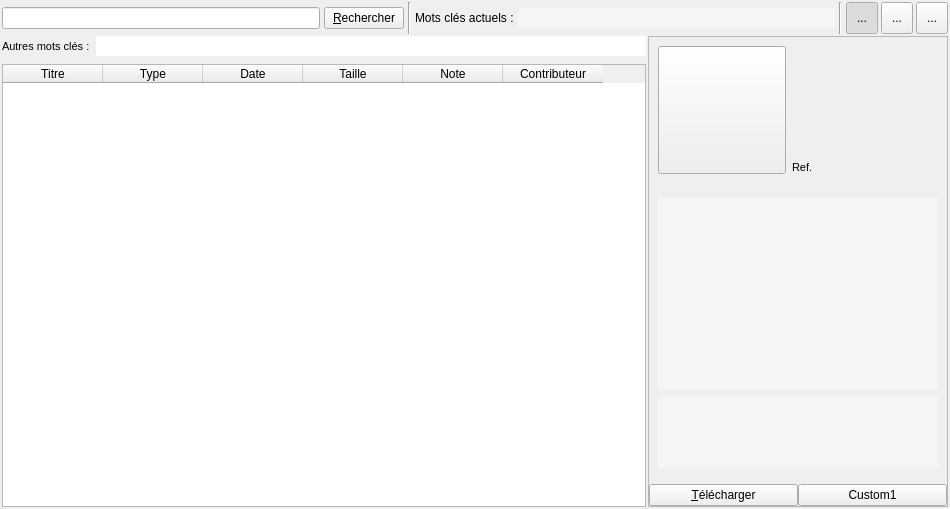
<?xml version="1.0" encoding="UTF-8"?>
<ui version="4.0">
 <class>AbulEduMediathequeGetV1</class>
 <widget class="QWidget" name="AbulEduMediathequeGetV1">
  <property name="geometry">
   <rect>
    <x>0</x>
    <y>0</y>
    <width>950</width>
    <height>509</height>
   </rect>
  </property>
  <property name="windowTitle">
   <string>Form</string>
  </property>
  <layout class="QGridLayout" name="gridLayout_9">
   <property name="leftMargin">
    <number>2</number>
   </property>
   <property name="topMargin">
    <number>2</number>
   </property>
   <property name="rightMargin">
    <number>2</number>
   </property>
   <property name="bottomMargin">
    <number>2</number>
   </property>
   <property name="spacing">
    <number>2</number>
   </property>
   <item row="0" column="0" colspan="2">
    <widget class="QFrame" name="frmSearch">
     <property name="sizePolicy">
      <sizepolicy hsizetype="Preferred" vsizetype="Minimum">
       <horstretch>0</horstretch>
       <verstretch>0</verstretch>
      </sizepolicy>
     </property>
     <property name="maximumSize">
      <size>
       <width>16777215</width>
       <height>50</height>
      </size>
     </property>
     <layout class="QHBoxLayout" name="horizontalLayout">
      <property name="spacing">
       <number>4</number>
      </property>
      <property name="leftMargin">
       <number>0</number>
      </property>
      <property name="topMargin">
       <number>0</number>
      </property>
      <property name="rightMargin">
       <number>0</number>
      </property>
      <property name="bottomMargin">
       <number>0</number>
      </property>
      <item>
       <widget class="QLineEdit" name="leRecherche">
        <property name="text">
         <string/>
        </property>
       </widget>
      </item>
      <item>
       <widget class="QPushButton" name="btnRecherche">
        <property name="sizePolicy">
         <sizepolicy hsizetype="Fixed" vsizetype="Fixed">
          <horstretch>0</horstretch>
          <verstretch>0</verstretch>
         </sizepolicy>
        </property>
        <property name="text">
         <string>&amp;Rechercher</string>
        </property>
       </widget>
      </item>
      <item>
       <widget class="Line" name="line">
        <property name="orientation">
         <enum>Qt::Vertical</enum>
        </property>
       </widget>
      </item>
      <item>
       <widget class="QLabel" name="lblMosClesDeVotreRecherche">
        <property name="sizePolicy">
         <sizepolicy hsizetype="Fixed" vsizetype="Preferred">
          <horstretch>0</horstretch>
          <verstretch>0</verstretch>
         </sizepolicy>
        </property>
        <property name="maximumSize">
         <size>
          <width>16777215</width>
          <height>20</height>
         </size>
        </property>
        <property name="text">
         <string>Mots clés actuels :</string>
        </property>
       </widget>
      </item>
      <item>
       <widget class="QListWidget" name="lwRechercheMotsCles">
        <property name="sizePolicy">
         <sizepolicy hsizetype="Expanding" vsizetype="Expanding">
          <horstretch>0</horstretch>
          <verstretch>0</verstretch>
         </sizepolicy>
        </property>
        <property name="maximumSize">
         <size>
          <width>16777215</width>
          <height>20</height>
         </size>
        </property>
        <property name="cursor" stdset="0">
         <cursorShape>PointingHandCursor</cursorShape>
        </property>
        <property name="styleSheet">
         <string notr="true">background: #f5f5f5;</string>
        </property>
        <property name="frameShape">
         <enum>QFrame::NoFrame</enum>
        </property>
        <property name="frameShadow">
         <enum>QFrame::Plain</enum>
        </property>
        <property name="lineWidth">
         <number>0</number>
        </property>
        <property name="verticalScrollBarPolicy">
         <enum>Qt::ScrollBarAlwaysOff</enum>
        </property>
        <property name="horizontalScrollBarPolicy">
         <enum>Qt::ScrollBarAlwaysOff</enum>
        </property>
        <property name="editTriggers">
         <set>QAbstractItemView::NoEditTriggers</set>
        </property>
        <property name="showDropIndicator" stdset="0">
         <bool>false</bool>
        </property>
        <property name="alternatingRowColors">
         <bool>true</bool>
        </property>
        <property name="flow">
         <enum>QListView::LeftToRight</enum>
        </property>
       </widget>
      </item>
      <item>
       <widget class="Line" name="line_2">
        <property name="orientation">
         <enum>Qt::Vertical</enum>
        </property>
       </widget>
      </item>
      <item>
       <layout class="QHBoxLayout" name="hlBtnView">
        <property name="spacing">
         <number>3</number>
        </property>
        <item>
         <widget class="QToolButton" name="tbVueListe">
          <property name="minimumSize">
           <size>
            <width>32</width>
            <height>32</height>
           </size>
          </property>
          <property name="text">
           <string>...</string>
          </property>
          <property name="icon">
           <iconset resource="abuledumediathequegetv1.qrc">
            <normaloff>:/abuledumediathequegetv1/vue-liste</normaloff>:/abuledumediathequegetv1/vue-liste</iconset>
          </property>
          <property name="checkable">
           <bool>true</bool>
          </property>
          <property name="checked">
           <bool>true</bool>
          </property>
         </widget>
        </item>
        <item>
         <widget class="QToolButton" name="tbVueIcones">
          <property name="minimumSize">
           <size>
            <width>32</width>
            <height>32</height>
           </size>
          </property>
          <property name="text">
           <string>...</string>
          </property>
          <property name="icon">
           <iconset resource="abuledumediathequegetv1.qrc">
            <normaloff>:/abuledumediathequegetv1/vue-icones</normaloff>:/abuledumediathequegetv1/vue-icones</iconset>
          </property>
          <property name="checkable">
           <bool>true</bool>
          </property>
         </widget>
        </item>
        <item>
         <widget class="QToolButton" name="tbClose">
          <property name="minimumSize">
           <size>
            <width>32</width>
            <height>32</height>
           </size>
          </property>
          <property name="text">
           <string>...</string>
          </property>
          <property name="icon">
           <iconset resource="abuledumediathequegetv1.qrc">
            <normaloff>:/abuledumediathequegetv1/supprimer</normaloff>:/abuledumediathequegetv1/supprimer</iconset>
          </property>
          <property name="iconSize">
           <size>
            <width>16</width>
            <height>16</height>
           </size>
          </property>
         </widget>
        </item>
       </layout>
      </item>
     </layout>
    </widget>
   </item>
   <item row="1" column="0">
    <widget class="QWidget" name="AbulEduMediathequeGetV1widgetGauche" native="true">
     <property name="sizePolicy">
      <sizepolicy hsizetype="Expanding" vsizetype="Expanding">
       <horstretch>0</horstretch>
       <verstretch>0</verstretch>
      </sizepolicy>
     </property>
     <layout class="QGridLayout" name="gridLayout_10">
      <property name="leftMargin">
       <number>0</number>
      </property>
      <property name="topMargin">
       <number>0</number>
      </property>
      <property name="rightMargin">
       <number>0</number>
      </property>
      <property name="bottomMargin">
       <number>0</number>
      </property>
      <item row="0" column="0">
       <widget class="QFrame" name="frmRecherche">
        <property name="sizePolicy">
         <sizepolicy hsizetype="Expanding" vsizetype="Fixed">
          <horstretch>0</horstretch>
          <verstretch>0</verstretch>
         </sizepolicy>
        </property>
        <property name="frameShape">
         <enum>QFrame::NoFrame</enum>
        </property>
        <property name="frameShadow">
         <enum>QFrame::Sunken</enum>
        </property>
        <layout class="QGridLayout" name="gridLayout_8">
         <property name="leftMargin">
          <number>0</number>
         </property>
         <property name="topMargin">
          <number>0</number>
         </property>
         <property name="rightMargin">
          <number>0</number>
         </property>
         <property name="bottomMargin">
          <number>0</number>
         </property>
         <item row="1" column="0">
          <widget class="QFrame" name="frmKeyWords">
           <layout class="QGridLayout" name="gridLayout_4">
            <property name="leftMargin">
             <number>0</number>
            </property>
            <property name="topMargin">
             <number>0</number>
            </property>
            <property name="rightMargin">
             <number>0</number>
            </property>
            <property name="bottomMargin">
             <number>2</number>
            </property>
            <item row="1" column="0">
             <widget class="QLabel" name="lblHierarchie">
              <property name="sizePolicy">
               <sizepolicy hsizetype="Fixed" vsizetype="Preferred">
                <horstretch>0</horstretch>
                <verstretch>0</verstretch>
               </sizepolicy>
              </property>
              <property name="maximumSize">
               <size>
                <width>16777215</width>
                <height>20</height>
               </size>
              </property>
              <property name="font">
               <font>
                <pointsize>8</pointsize>
               </font>
              </property>
              <property name="text">
               <string>Autres mots clés :</string>
              </property>
             </widget>
            </item>
            <item row="1" column="1">
             <widget class="QListWidget" name="lwRechercheHierarchie">
              <property name="sizePolicy">
               <sizepolicy hsizetype="Expanding" vsizetype="Expanding">
                <horstretch>0</horstretch>
                <verstretch>0</verstretch>
               </sizepolicy>
              </property>
              <property name="maximumSize">
               <size>
                <width>16777215</width>
                <height>20</height>
               </size>
              </property>
              <property name="font">
               <font>
                <pointsize>8</pointsize>
               </font>
              </property>
              <property name="styleSheet">
               <string notr="true"/>
              </property>
              <property name="frameShape">
               <enum>QFrame::NoFrame</enum>
              </property>
              <property name="frameShadow">
               <enum>QFrame::Plain</enum>
              </property>
              <property name="lineWidth">
               <number>0</number>
              </property>
              <property name="verticalScrollBarPolicy">
               <enum>Qt::ScrollBarAlwaysOff</enum>
              </property>
              <property name="horizontalScrollBarPolicy">
               <enum>Qt::ScrollBarAlwaysOff</enum>
              </property>
              <property name="editTriggers">
               <set>QAbstractItemView::NoEditTriggers</set>
              </property>
              <property name="showDropIndicator" stdset="0">
               <bool>false</bool>
              </property>
              <property name="alternatingRowColors">
               <bool>true</bool>
              </property>
              <property name="flow">
               <enum>QListView::LeftToRight</enum>
              </property>
              <property name="sortingEnabled">
               <bool>true</bool>
              </property>
             </widget>
            </item>
           </layout>
          </widget>
         </item>
        </layout>
       </widget>
      </item>
      <item row="1" column="0">
       <widget class="QStackedWidget" name="stackedWidget">
        <property name="sizePolicy">
         <sizepolicy hsizetype="Expanding" vsizetype="Expanding">
          <horstretch>0</horstretch>
          <verstretch>0</verstretch>
         </sizepolicy>
        </property>
        <property name="currentIndex">
         <number>1</number>
        </property>
        <widget class="QWidget" name="PageRecherche">
         <property name="sizePolicy">
          <sizepolicy hsizetype="Expanding" vsizetype="Expanding">
           <horstretch>0</horstretch>
           <verstretch>0</verstretch>
          </sizepolicy>
         </property>
         <layout class="QGridLayout" name="gridLayout_11">
          <item row="0" column="0">
           <widget class="QFrame" name="frmMerciNouvelleRecherche">
            <property name="sizePolicy">
             <sizepolicy hsizetype="Expanding" vsizetype="Expanding">
              <horstretch>0</horstretch>
              <verstretch>0</verstretch>
             </sizepolicy>
            </property>
            <property name="styleSheet">
             <string notr="true">#frmMerciNouvelleRecherche {
	background: #dee;
	border: 1px solid grey;
	border-radius: 15px;
	padding: 2px;
}
</string>
            </property>
            <property name="frameShape">
             <enum>QFrame::StyledPanel</enum>
            </property>
            <property name="frameShadow">
             <enum>QFrame::Raised</enum>
            </property>
            <layout class="QGridLayout" name="gridLayout_7">
             <item row="0" column="0">
              <widget class="QLabel" name="lblMerciNouvelleRecherche">
               <property name="text">
                <string>Merci pour votre participation, vous pouvez maintenant faire une nouvelle recherche.</string>
               </property>
               <property name="scaledContents">
                <bool>true</bool>
               </property>
               <property name="alignment">
                <set>Qt::AlignCenter</set>
               </property>
               <property name="wordWrap">
                <bool>true</bool>
               </property>
              </widget>
             </item>
            </layout>
           </widget>
          </item>
          <item row="1" column="0">
           <widget class="QLabel" name="lblFaitesUneRecherche">
            <property name="text">
             <string>Entrez le mot que vous recherchez et appuyez sur entrée ou cliquez sur le bouton Rechercher.</string>
            </property>
            <property name="scaledContents">
             <bool>true</bool>
            </property>
            <property name="wordWrap">
             <bool>true</bool>
            </property>
           </widget>
          </item>
         </layout>
        </widget>
        <widget class="QWidget" name="pageResultats">
         <property name="sizePolicy">
          <sizepolicy hsizetype="Expanding" vsizetype="Expanding">
           <horstretch>0</horstretch>
           <verstretch>0</verstretch>
          </sizepolicy>
         </property>
         <layout class="QGridLayout" name="gridLayout_5">
          <property name="leftMargin">
           <number>0</number>
          </property>
          <property name="topMargin">
           <number>0</number>
          </property>
          <property name="rightMargin">
           <number>0</number>
          </property>
          <property name="bottomMargin">
           <number>0</number>
          </property>
          <item row="0" column="0">
           <widget class="QTableWidget" name="twMediathequeGetComplet">
            <property name="contextMenuPolicy">
             <enum>Qt::CustomContextMenu</enum>
            </property>
            <property name="horizontalScrollBarPolicy">
             <enum>Qt::ScrollBarAlwaysOff</enum>
            </property>
            <property name="editTriggers">
             <set>QAbstractItemView::NoEditTriggers</set>
            </property>
            <property name="alternatingRowColors">
             <bool>true</bool>
            </property>
            <property name="selectionMode">
             <enum>QAbstractItemView::SingleSelection</enum>
            </property>
            <property name="selectionBehavior">
             <enum>QAbstractItemView::SelectRows</enum>
            </property>
            <property name="showGrid">
             <bool>false</bool>
            </property>
            <property name="gridStyle">
             <enum>Qt::NoPen</enum>
            </property>
            <property name="sortingEnabled">
             <bool>true</bool>
            </property>
            <property name="wordWrap">
             <bool>false</bool>
            </property>
            <property name="rowCount">
             <number>0</number>
            </property>
            <property name="columnCount">
             <number>6</number>
            </property>
            <attribute name="horizontalHeaderCascadingSectionResizes">
             <bool>true</bool>
            </attribute>
            <attribute name="verticalHeaderCascadingSectionResizes">
             <bool>true</bool>
            </attribute>
            <column>
             <property name="text">
              <string>Titre</string>
             </property>
            </column>
            <column>
             <property name="text">
              <string>Type</string>
             </property>
            </column>
            <column>
             <property name="text">
              <string>Date</string>
             </property>
            </column>
            <column>
             <property name="text">
              <string>Taille</string>
             </property>
            </column>
            <column>
             <property name="text">
              <string>Note</string>
             </property>
            </column>
            <column>
             <property name="text">
              <string>Contributeur</string>
             </property>
            </column>
           </widget>
          </item>
         </layout>
        </widget>
        <widget class="QWidget" name="pageResultatsIcones">
         <layout class="QGridLayout" name="gridLayout">
          <property name="leftMargin">
           <number>0</number>
          </property>
          <property name="topMargin">
           <number>0</number>
          </property>
          <property name="rightMargin">
           <number>0</number>
          </property>
          <property name="bottomMargin">
           <number>0</number>
          </property>
          <item row="0" column="0">
           <widget class="QListWidget" name="lwMediathequeGetSimple">
            <property name="editTriggers">
             <set>QAbstractItemView::NoEditTriggers</set>
            </property>
            <property name="iconSize">
             <size>
              <width>128</width>
              <height>128</height>
             </size>
            </property>
            <property name="verticalScrollMode">
             <enum>QAbstractItemView::ScrollPerPixel</enum>
            </property>
            <property name="movement">
             <enum>QListView::Free</enum>
            </property>
            <property name="flow">
             <enum>QListView::LeftToRight</enum>
            </property>
            <property name="isWrapping" stdset="0">
             <bool>true</bool>
            </property>
            <property name="resizeMode">
             <enum>QListView::Adjust</enum>
            </property>
            <property name="viewMode">
             <enum>QListView::IconMode</enum>
            </property>
            <property name="uniformItemSizes">
             <bool>false</bool>
            </property>
           </widget>
          </item>
         </layout>
        </widget>
        <widget class="QWidget" name="pageEchec">
         <layout class="QFormLayout" name="formLayout">
          <property name="fieldGrowthPolicy">
           <enum>QFormLayout::AllNonFixedFieldsGrow</enum>
          </property>
          <property name="horizontalSpacing">
           <number>0</number>
          </property>
          <property name="verticalSpacing">
           <number>0</number>
          </property>
          <property name="leftMargin">
           <number>0</number>
          </property>
          <property name="topMargin">
           <number>0</number>
          </property>
          <property name="rightMargin">
           <number>0</number>
          </property>
          <property name="bottomMargin">
           <number>0</number>
          </property>
          <item row="0" column="1">
           <spacer name="verticalSpacer">
            <property name="orientation">
             <enum>Qt::Vertical</enum>
            </property>
            <property name="sizeHint" stdset="0">
             <size>
              <width>20</width>
              <height>40</height>
             </size>
            </property>
           </spacer>
          </item>
          <item row="1" column="0">
           <spacer name="horizontalSpacer">
            <property name="orientation">
             <enum>Qt::Horizontal</enum>
            </property>
            <property name="sizeHint" stdset="0">
             <size>
              <width>40</width>
              <height>20</height>
             </size>
            </property>
           </spacer>
          </item>
          <item row="1" column="1">
           <widget class="QFrame" name="frmEchec">
            <property name="styleSheet">
             <string notr="true">#frmEchec {
	background: #dee;
	border: 1px solid grey;
	border-radius: 15px;
	padding: 2px;
}
</string>
            </property>
            <property name="frameShape">
             <enum>QFrame::StyledPanel</enum>
            </property>
            <property name="frameShadow">
             <enum>QFrame::Raised</enum>
            </property>
            <layout class="QGridLayout" name="gridLayout_6">
             <property name="leftMargin">
              <number>4</number>
             </property>
             <property name="topMargin">
              <number>4</number>
             </property>
             <property name="rightMargin">
              <number>4</number>
             </property>
             <property name="bottomMargin">
              <number>4</number>
             </property>
             <property name="spacing">
              <number>2</number>
             </property>
             <item row="0" column="0" colspan="2">
              <widget class="QLabel" name="lblAucuneReponse">
               <property name="text">
                <string>Votre recherche n'a donné aucune réponse ... c'est gênant ! Voulez-vous compléter ce formulaire pour signaler à notre équipe qu'il faudrait rajouter des ressources dans ce domaine ?</string>
               </property>
               <property name="scaledContents">
                <bool>true</bool>
               </property>
               <property name="wordWrap">
                <bool>true</bool>
               </property>
              </widget>
             </item>
             <item row="2" column="0" colspan="2">
              <widget class="QLabel" name="lblCommentaires">
               <property name="text">
                <string>Commentaires (cadre d'utilisation, idées, remarques...)</string>
               </property>
              </widget>
             </item>
             <item row="3" column="1">
              <widget class="QPlainTextEdit" name="teCommentairesRappel"/>
             </item>
             <item row="4" column="0" colspan="2">
              <widget class="QCheckBox" name="cbAvertirQuandDispo">
               <property name="text">
                <string>Avertissez-moi quand des ressources correspondantes seront disponibles</string>
               </property>
              </widget>
             </item>
             <item row="5" column="0">
              <widget class="QLabel" name="lblAdresseMail">
               <property name="enabled">
                <bool>false</bool>
               </property>
               <property name="text">
                <string>Adresse mail :</string>
               </property>
              </widget>
             </item>
             <item row="5" column="1">
              <widget class="QLineEdit" name="leAdresseMailRappel">
               <property name="enabled">
                <bool>false</bool>
               </property>
              </widget>
             </item>
             <item row="5" column="2">
              <widget class="QPushButton" name="btnSignaler">
               <property name="text">
                <string>&amp;Signaler</string>
               </property>
              </widget>
             </item>
             <item row="1" column="0">
              <widget class="QLabel" name="lblVotreRecherche">
               <property name="text">
                <string>Votre recherche :</string>
               </property>
              </widget>
             </item>
             <item row="1" column="1">
              <widget class="QLineEdit" name="leRechercheRappel">
               <property name="enabled">
                <bool>false</bool>
               </property>
              </widget>
             </item>
            </layout>
           </widget>
          </item>
          <item row="2" column="1">
           <spacer name="verticalSpacer_2">
            <property name="orientation">
             <enum>Qt::Vertical</enum>
            </property>
            <property name="sizeHint" stdset="0">
             <size>
              <width>20</width>
              <height>40</height>
             </size>
            </property>
           </spacer>
          </item>
         </layout>
        </widget>
       </widget>
      </item>
     </layout>
    </widget>
   </item>
   <item row="1" column="1">
    <widget class="QStackedWidget" name="AbulEduMediathequeGetV1InfoPanel">
     <property name="sizePolicy">
      <sizepolicy hsizetype="Minimum" vsizetype="Expanding">
       <horstretch>0</horstretch>
       <verstretch>0</verstretch>
      </sizepolicy>
     </property>
     <property name="minimumSize">
      <size>
       <width>0</width>
       <height>0</height>
      </size>
     </property>
     <property name="maximumSize">
      <size>
       <width>300</width>
       <height>16777215</height>
      </size>
     </property>
     <property name="frameShape">
      <enum>QFrame::StyledPanel</enum>
     </property>
     <property name="frameShadow">
      <enum>QFrame::Raised</enum>
     </property>
     <widget class="QWidget" name="AbulEduMediathequeGetV1ThumbnailPage">
      <layout class="QGridLayout" name="gridLayout_3">
       <property name="leftMargin">
        <number>0</number>
       </property>
       <property name="topMargin">
        <number>0</number>
       </property>
       <property name="rightMargin">
        <number>0</number>
       </property>
       <property name="bottomMargin">
        <number>0</number>
       </property>
       <property name="horizontalSpacing">
        <number>0</number>
       </property>
       <item row="3" column="0" colspan="6">
        <layout class="QHBoxLayout" name="horizontalLayout_2">
         <item>
          <widget class="QPushButton" name="btnTelecharger">
           <property name="text">
            <string>&amp;Télécharger</string>
           </property>
          </widget>
         </item>
         <item>
          <widget class="QPushButton" name="btnCustom1">
           <property name="text">
            <string>Custom1</string>
           </property>
          </widget>
         </item>
        </layout>
       </item>
       <item row="2" column="0" colspan="6">
        <widget class="QWidget" name="widgetResumeEtMotsCles" native="true">
         <property name="sizePolicy">
          <sizepolicy hsizetype="Preferred" vsizetype="Expanding">
           <horstretch>0</horstretch>
           <verstretch>0</verstretch>
          </sizepolicy>
         </property>
         <layout class="QGridLayout" name="gridLayout_2">
          <item row="2" column="0" colspan="2">
           <widget class="QTextEdit" name="teResume">
            <property name="sizePolicy">
             <sizepolicy hsizetype="Expanding" vsizetype="Expanding">
              <horstretch>0</horstretch>
              <verstretch>0</verstretch>
             </sizepolicy>
            </property>
            <property name="font">
             <font>
              <family>Liberation Sans</family>
              <pointsize>12</pointsize>
              <italic>false</italic>
             </font>
            </property>
            <property name="styleSheet">
             <string notr="true">background: #f5f5f5;</string>
            </property>
            <property name="frameShape">
             <enum>QFrame::NoFrame</enum>
            </property>
            <property name="frameShadow">
             <enum>QFrame::Plain</enum>
            </property>
            <property name="lineWidth">
             <number>0</number>
            </property>
            <property name="undoRedoEnabled">
             <bool>false</bool>
            </property>
            <property name="readOnly">
             <bool>true</bool>
            </property>
           </widget>
          </item>
          <item row="1" column="0" colspan="2">
           <widget class="QTextEdit" name="AbulEduMediathequeGetV1teMotsCles">
            <property name="sizePolicy">
             <sizepolicy hsizetype="Minimum" vsizetype="MinimumExpanding">
              <horstretch>0</horstretch>
              <verstretch>0</verstretch>
             </sizepolicy>
            </property>
            <property name="maximumSize">
             <size>
              <width>16777215</width>
              <height>16777215</height>
             </size>
            </property>
            <property name="font">
             <font>
              <family>Liberation Sans</family>
              <pointsize>12</pointsize>
              <italic>false</italic>
             </font>
            </property>
            <property name="styleSheet">
             <string notr="true">background: #f5f5f5;</string>
            </property>
            <property name="frameShape">
             <enum>QFrame::NoFrame</enum>
            </property>
            <property name="frameShadow">
             <enum>QFrame::Plain</enum>
            </property>
            <property name="lineWidth">
             <number>0</number>
            </property>
            <property name="undoRedoEnabled">
             <bool>false</bool>
            </property>
            <property name="readOnly">
             <bool>true</bool>
            </property>
            <property name="html">
             <string>&lt;!DOCTYPE HTML PUBLIC &quot;-//W3C//DTD HTML 4.0//EN&quot; &quot;http://www.w3.org/TR/REC-html40/strict.dtd&quot;&gt;
&lt;html&gt;&lt;head&gt;&lt;meta name=&quot;qrichtext&quot; content=&quot;1&quot; /&gt;&lt;style type=&quot;text/css&quot;&gt;
p, li { white-space: pre-wrap; }
&lt;/style&gt;&lt;/head&gt;&lt;body style=&quot; font-family:'Liberation Sans'; font-size:12pt; font-weight:400; font-style:normal;&quot;&gt;
&lt;p style=&quot;-qt-paragraph-type:empty; margin-top:0px; margin-bottom:0px; margin-left:0px; margin-right:0px; -qt-block-indent:0; text-indent:0px; font-family:'Sans'; font-size:10pt; font-style:italic;&quot;&gt;&lt;br /&gt;&lt;/p&gt;&lt;/body&gt;&lt;/html&gt;</string>
            </property>
            <property name="overwriteMode">
             <bool>false</bool>
            </property>
           </widget>
          </item>
         </layout>
        </widget>
       </item>
       <item row="1" column="3">
        <widget class="QWidget" name="widgetThumbnailEtTitre" native="true">
         <property name="sizePolicy">
          <sizepolicy hsizetype="Preferred" vsizetype="Preferred">
           <horstretch>0</horstretch>
           <verstretch>0</verstretch>
          </sizepolicy>
         </property>
         <property name="maximumSize">
          <size>
           <width>16777215</width>
           <height>180</height>
          </size>
         </property>
         <layout class="QGridLayout" name="gridLayout_13">
          <property name="rightMargin">
           <number>4</number>
          </property>
          <item row="1" column="1">
           <widget class="QLabel" name="lblRessourceID">
            <property name="font">
             <font>
              <pointsize>8</pointsize>
             </font>
            </property>
            <property name="text">
             <string>Ref.</string>
            </property>
           </widget>
          </item>
          <item row="0" column="0" rowspan="2">
           <widget class="AbulEduFlatBoutonV1" name="btnImage">
            <property name="sizePolicy">
             <sizepolicy hsizetype="Expanding" vsizetype="Expanding">
              <horstretch>0</horstretch>
              <verstretch>0</verstretch>
             </sizepolicy>
            </property>
            <property name="minimumSize">
             <size>
              <width>128</width>
              <height>128</height>
             </size>
            </property>
            <property name="maximumSize">
             <size>
              <width>128</width>
              <height>128</height>
             </size>
            </property>
            <property name="cursor">
             <cursorShape>PointingHandCursor</cursorShape>
            </property>
            <property name="text">
             <string/>
            </property>
            <property name="iconSize">
             <size>
              <width>128</width>
              <height>128</height>
             </size>
            </property>
           </widget>
          </item>
          <item row="0" column="1" colspan="3">
           <widget class="QLabel" name="AbulEduMediathequeGetV1lblTitre">
            <property name="sizePolicy">
             <sizepolicy hsizetype="Preferred" vsizetype="Expanding">
              <horstretch>0</horstretch>
              <verstretch>0</verstretch>
             </sizepolicy>
            </property>
            <property name="text">
             <string/>
            </property>
            <property name="wordWrap">
             <bool>true</bool>
            </property>
           </widget>
          </item>
          <item row="1" column="2" colspan="2">
           <widget class="QLabel" name="lblRessourceIDValue">
            <property name="font">
             <font>
              <pointsize>8</pointsize>
             </font>
            </property>
            <property name="text">
             <string/>
            </property>
           </widget>
          </item>
         </layout>
        </widget>
       </item>
      </layout>
     </widget>
     <widget class="QWidget" name="AbulEduMediathequeGetV1WaitingPage">
      <layout class="QGridLayout" name="gridLayout_15">
       <item row="0" column="0">
        <widget class="QWidget" name="AbulEduMediathequeGetV1WaitingWidget" native="true">
         <layout class="QGridLayout" name="gridLayout_14"/>
        </widget>
       </item>
      </layout>
     </widget>
    </widget>
   </item>
  </layout>
 </widget>
 <customwidgets>
  <customwidget>
   <class>AbulEduFlatBoutonV1</class>
   <extends>QPushButton</extends>
   <header>abuleduflatboutonv1.h</header>
  </customwidget>
 </customwidgets>
 <tabstops>
  <tabstop>leRecherche</tabstop>
  <tabstop>btnRecherche</tabstop>
 </tabstops>
 <resources>
  <include location="abuledumediathequegetv1.qrc"/>
 </resources>
 <connections>
  <connection>
   <sender>leRecherche</sender>
   <signal>returnPressed()</signal>
   <receiver>btnRecherche</receiver>
   <slot>click()</slot>
   <hints>
    <hint type="sourcelabel">
     <x>296</x>
     <y>18</y>
    </hint>
    <hint type="destinationlabel">
     <x>634</x>
     <y>18</y>
    </hint>
   </hints>
  </connection>
 </connections>
</ui>
